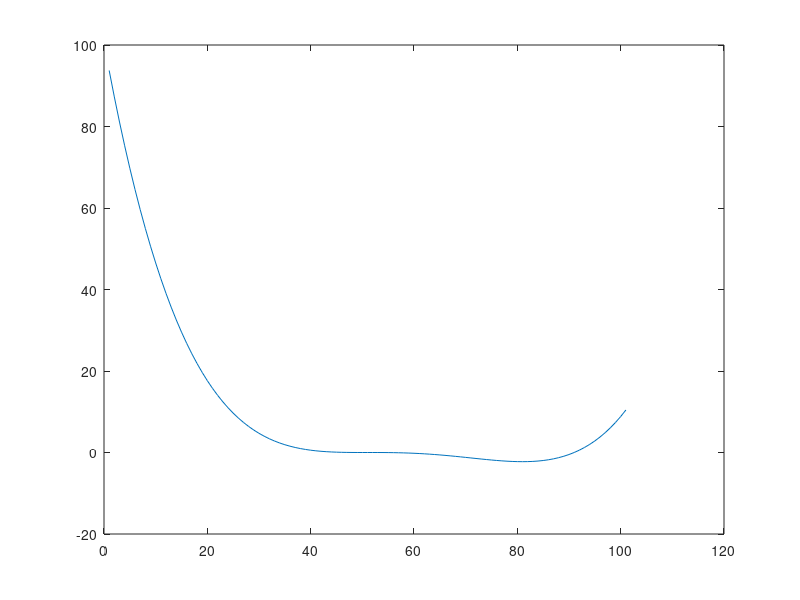

Write MATLAB code to recreate this figure.
clc;
clear all;
close all;
t=-5:0.1:5;
x1=t.*t-2.*t;
x2=t;
x3=conv(x1,x2);
plot(x3);

x3_lap=(t.^4)./12-(t.^3)./3;
plot(x3_lap);
